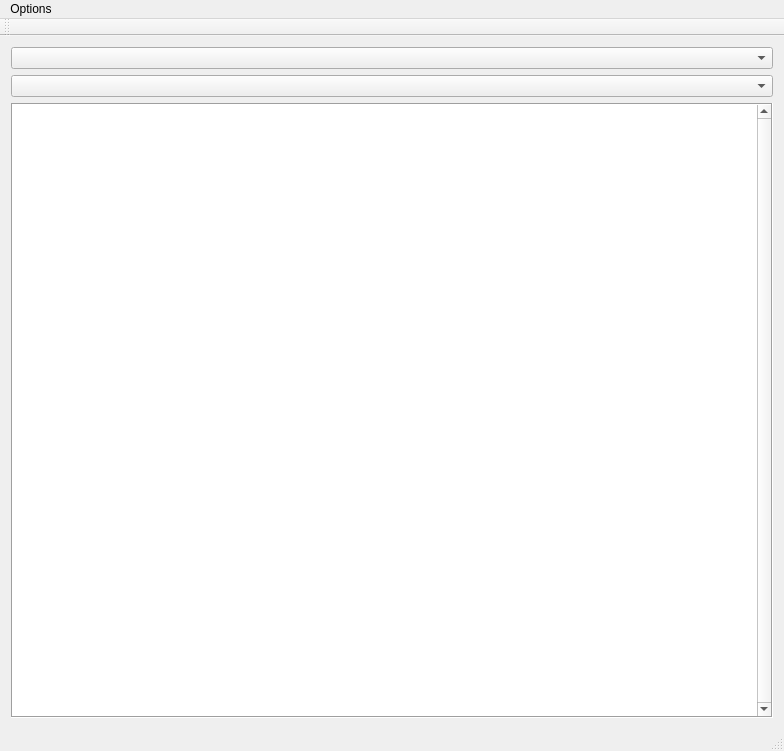
<?xml version="1.0" encoding="UTF-8"?>
<ui version="4.0">
 <class>MainWindow</class>
 <widget class="QMainWindow" name="MainWindow">
  <property name="geometry">
   <rect>
    <x>0</x>
    <y>0</y>
    <width>784</width>
    <height>751</height>
   </rect>
  </property>
  <property name="sizePolicy">
   <sizepolicy hsizetype="Expanding" vsizetype="Expanding">
    <horstretch>0</horstretch>
    <verstretch>0</verstretch>
   </sizepolicy>
  </property>
  <property name="sizeIncrement">
   <size>
    <width>1</width>
    <height>1</height>
   </size>
  </property>
  <property name="windowTitle">
   <string>QArmSkill Calculator</string>
  </property>
  <widget class="QWidget" name="centralWidget">
   <property name="sizePolicy">
    <sizepolicy hsizetype="Expanding" vsizetype="Expanding">
     <horstretch>0</horstretch>
     <verstretch>0</verstretch>
    </sizepolicy>
   </property>
   <property name="minimumSize">
    <size>
     <width>784</width>
     <height>0</height>
    </size>
   </property>
   <layout class="QVBoxLayout" name="verticalLayout">
    <property name="sizeConstraint">
     <enum>QLayout::SetNoConstraint</enum>
    </property>
    <item>
     <widget class="QComboBox" name="mainguildComboBox">
      <property name="sizePolicy">
       <sizepolicy hsizetype="Expanding" vsizetype="Fixed">
        <horstretch>0</horstretch>
        <verstretch>0</verstretch>
       </sizepolicy>
      </property>
     </widget>
    </item>
    <item>
     <widget class="QComboBox" name="subguildComboBox">
      <property name="sizePolicy">
       <sizepolicy hsizetype="Expanding" vsizetype="Fixed">
        <horstretch>0</horstretch>
        <verstretch>0</verstretch>
       </sizepolicy>
      </property>
     </widget>
    </item>
    <item>
     <widget class="QPlainTextEdit" name="reportText">
      <property name="font">
       <font>
        <family>Courier</family>
       </font>
      </property>
      <property name="frameShape">
       <enum>QFrame::Box</enum>
      </property>
      <property name="verticalScrollBarPolicy">
       <enum>Qt::ScrollBarAlwaysOn</enum>
      </property>
      <property name="readOnly">
       <bool>true</bool>
      </property>
     </widget>
    </item>
   </layout>
  </widget>
  <widget class="QMenuBar" name="menuBar">
   <property name="geometry">
    <rect>
     <x>0</x>
     <y>0</y>
     <width>784</width>
     <height>26</height>
    </rect>
   </property>
   <widget class="QMenu" name="menuSet_Font">
    <property name="title">
     <string>Options</string>
    </property>
    <addaction name="actionSet_Font"/>
   </widget>
   <addaction name="menuSet_Font"/>
  </widget>
  <widget class="QToolBar" name="mainToolBar">
   <attribute name="toolBarArea">
    <enum>TopToolBarArea</enum>
   </attribute>
   <attribute name="toolBarBreak">
    <bool>false</bool>
   </attribute>
  </widget>
  <widget class="QStatusBar" name="statusBar">
   <property name="sizePolicy">
    <sizepolicy hsizetype="Expanding" vsizetype="Expanding">
     <horstretch>0</horstretch>
     <verstretch>0</verstretch>
    </sizepolicy>
   </property>
  </widget>
  <action name="actionSet_Font">
   <property name="text">
    <string>Set Font</string>
   </property>
  </action>
 </widget>
 <layoutdefault spacing="6" margin="11"/>
 <resources/>
 <connections/>
</ui>
